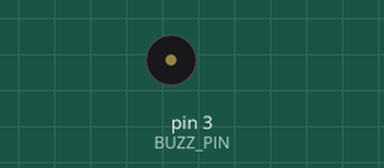
Bench run of a sketch on a simulated Arduino Uno, built with avr-gcc and run on an emulated ATmega328P. Shown: buzzer (waves = sounding).

Above: at 0.2 s.
At 5.6 s:
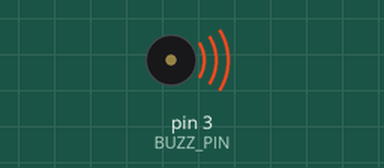
Timing chart, 0 to 5.9 s (numbered marks = the images above):
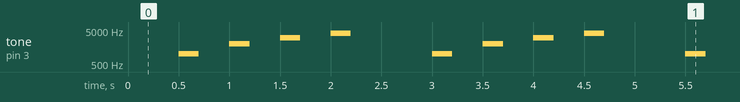

The sketch:

DCIV-SP17-BUZZER.ino
```cpp
/*
 * Project DCIV-SP17-BUZZER
 * Description: Makes some noise with a piezo buzzer on pin D3
 * Author: Brett Ian Balogh
 * Date: March 20, 2017
 */

#define BUZZ_PIN 3

void setup() {

  pinMode(BUZZ_PIN, OUTPUT);

}


void loop() {

for(int i = 0; i < 5; i++){
  tone(BUZZ_PIN, i*1000, 200);
  delay(500);
  }

}
```

Measured:
- by itself, tone on pin 3 (BUZZ_PIN): repeats every 2.5 s: silent 0.30 s, 2000 Hz 0.20 s, silent 0.30 s, 3000 Hz 0.20 s, silent 0.30 s, 4000 Hz 0.20 s, silent 0.80 s, 1000 Hz 0.20 s
